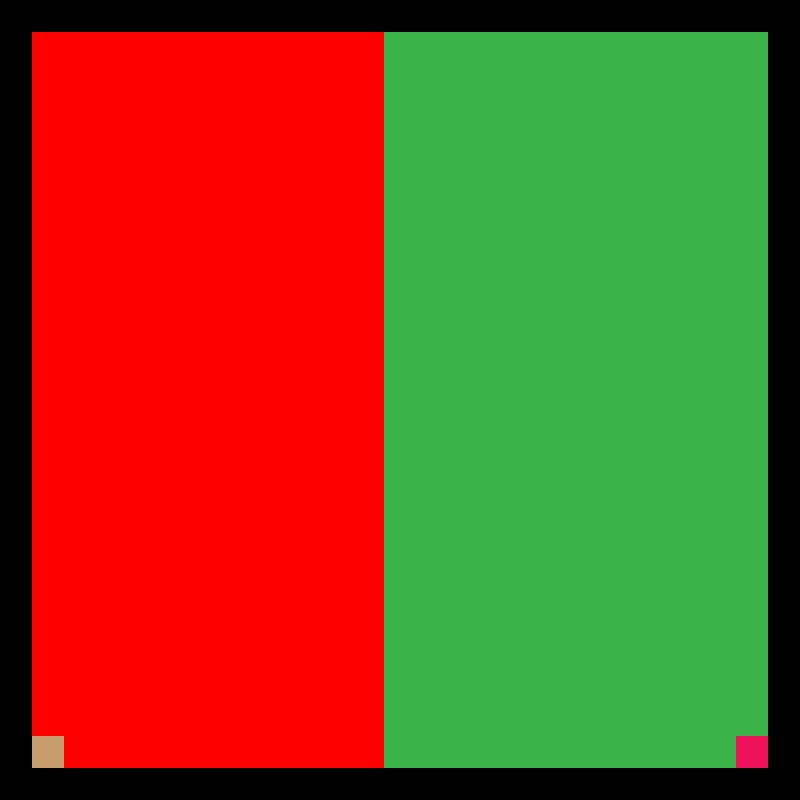

This is a level from a 2D game, rendered from its Tiled map with the project's own tilesets. A one-line summary and the map file follow, with tile-layer data summarised:
An orthogonal 25x25 tile map with 32x32 px tiles, 1 tile layer (Tile Layer 1).

<map version="1.0" orientation="orthogonal" width="25" height="25" tilewidth="32" tileheight="32">
 <tileset firstgid="1" name="map" tilewidth="32" tileheight="32">
  <image source="map.png" width="640" height="640" />
  <tile id="0">
   <properties>
    <property name="name" value="floor" />
   </properties>
  </tile>
  <tile id="1">
   <properties>
    <property name="name" value="white" />
   </properties>
  </tile>
  <tile id="2">
   <properties>
    <property name="name" value="spawn" />
   </properties>
  </tile>
  <tile id="3">
   <properties>
    <property name="name" value="red" />
   </properties>
  </tile>
  <tile id="4">
   <properties>
    <property name="name" value="orange" />
   </properties>
  </tile>
  <tile id="5">
   <properties>
    <property name="name" value="yellow" />
   </properties>
  </tile>
  <tile id="6">
   <properties>
    <property name="name" value="green" />
   </properties>
  </tile>
  <tile id="7">
   <properties>
    <property name="name" value="blue" />
   </properties>
  </tile>
  <tile id="8">
   <properties>
    <property name="name" value="indigo" />
   </properties>
  </tile>
  <tile id="9">
   <properties>
    <property name="name" value="violet" />
   </properties>
  </tile>
  <tile id="10">
   <properties>
    <property name="name" value="wall" />
   </properties>
  </tile>
  <tile id="11">
   <properties>
    <property name="name" value="goal" />
   </properties>
  </tile>
 </tileset>
 <layer name="Tile Layer 1" width="25" height="25">
  <data>[625 cells, 625 non-empty, 5 distinct tile ids]</data>
 </layer>
</map>
